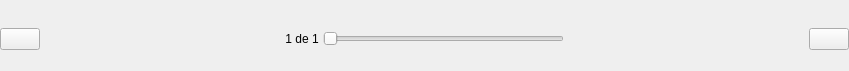
<?xml version="1.0" encoding="UTF-8"?>
<ui version="4.0">
 <class>LibraryPageHandler</class>
 <widget class="QWidget" name="LibraryPageHandler">
  <property name="geometry">
   <rect>
    <x>0</x>
    <y>0</y>
    <width>849</width>
    <height>71</height>
   </rect>
  </property>
  <property name="focusPolicy">
   <enum>Qt::NoFocus</enum>
  </property>
  <property name="windowTitle">
   <string notr="true">Form</string>
  </property>
  <property name="styleSheet">
   <string notr="true"/>
  </property>
  <widget class="QFrame" name="pageLibraryViewerCont">
   <property name="geometry">
    <rect>
     <x>0</x>
     <y>0</y>
     <width>849</width>
     <height>78</height>
    </rect>
   </property>
   <property name="styleSheet">
    <string notr="true"/>
   </property>
   <layout class="QHBoxLayout" name="pageLibraryViewer">
    <property name="spacing">
     <number>4</number>
    </property>
    <property name="margin">
     <number>0</number>
    </property>
    <item>
     <widget class="SilentQPushButton" name="backButton">
      <property name="focusPolicy">
       <enum>Qt::NoFocus</enum>
      </property>
      <property name="text">
       <string/>
      </property>
     </widget>
    </item>
    <item>
     <spacer name="horizontalSpacer">
      <property name="orientation">
       <enum>Qt::Horizontal</enum>
      </property>
      <property name="sizeType">
       <enum>QSizePolicy::Expanding</enum>
      </property>
      <property name="sizeHint" stdset="0">
       <size>
        <width>0</width>
        <height>28</height>
       </size>
      </property>
     </spacer>
    </item>
    <item>
     <widget class="QLabel" name="pageLabel">
      <property name="text">
       <string notr="true">1 de 1</string>
      </property>
      <property name="alignment">
       <set>Qt::AlignCenter</set>
      </property>
      <property name="indent">
       <number>0</number>
      </property>
     </widget>
    </item>
    <item>
     <widget class="LibraryPageSlider" name="pagerSlider">
      <property name="maximum">
       <number>100</number>
      </property>
      <property name="tracking">
       <bool>true</bool>
      </property>
      <property name="orientation">
       <enum>Qt::Horizontal</enum>
      </property>
      <property name="tickInterval">
       <number>0</number>
      </property>
     </widget>
    </item>
    <item>
     <spacer name="horizontalSpacer_2">
      <property name="orientation">
       <enum>Qt::Horizontal</enum>
      </property>
      <property name="sizeType">
       <enum>QSizePolicy::Expanding</enum>
      </property>
      <property name="sizeHint" stdset="0">
       <size>
        <width>0</width>
        <height>28</height>
       </size>
      </property>
     </spacer>
    </item>
    <item>
     <widget class="SilentQPushButton" name="forwardButton">
      <property name="focusPolicy">
       <enum>Qt::NoFocus</enum>
      </property>
      <property name="text">
       <string/>
      </property>
     </widget>
    </item>
   </layout>
  </widget>
 </widget>
 <customwidgets>
  <customwidget>
   <class>SilentQPushButton</class>
   <extends>QPushButton</extends>
   <header>SilentQPushButton.h</header>
  </customwidget>
  <customwidget>
   <class>LibraryPageSlider</class>
   <extends>QSlider</extends>
   <header>LibraryPageSlider.h</header>
  </customwidget>
 </customwidgets>
 <resources/>
 <connections/>
</ui>
